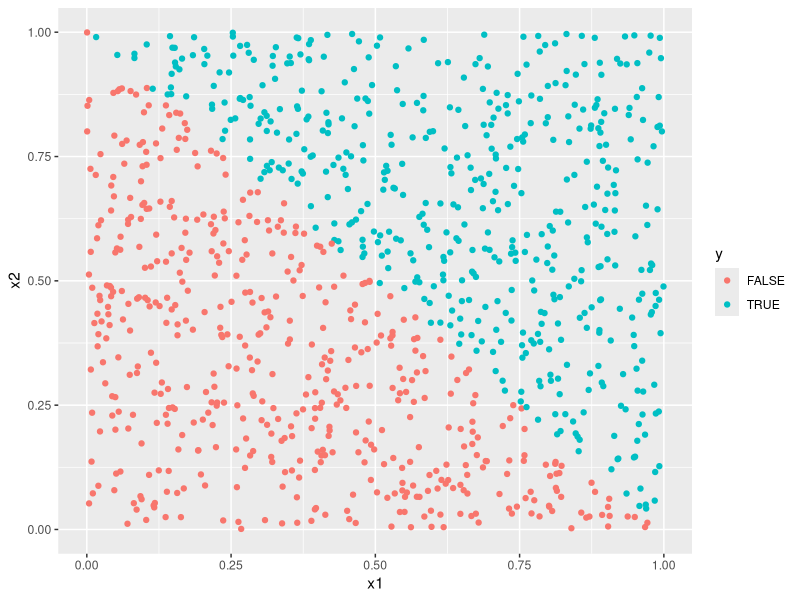
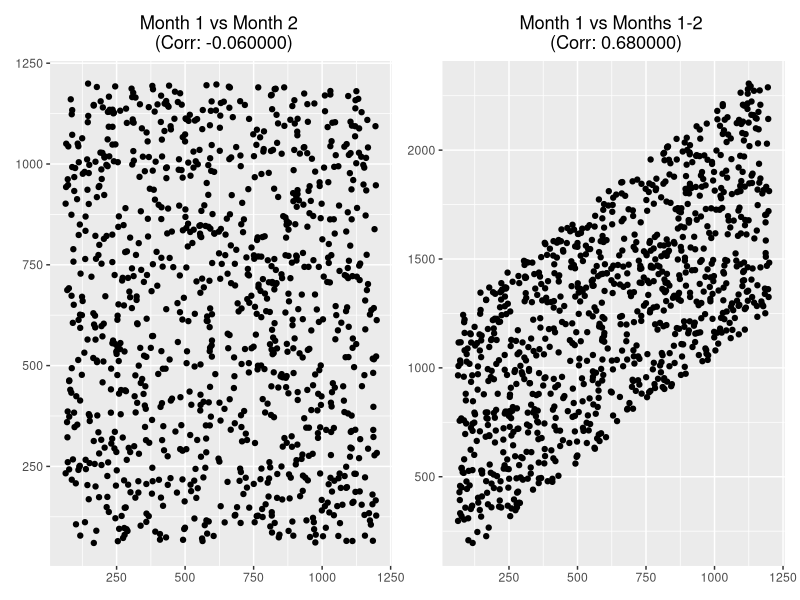
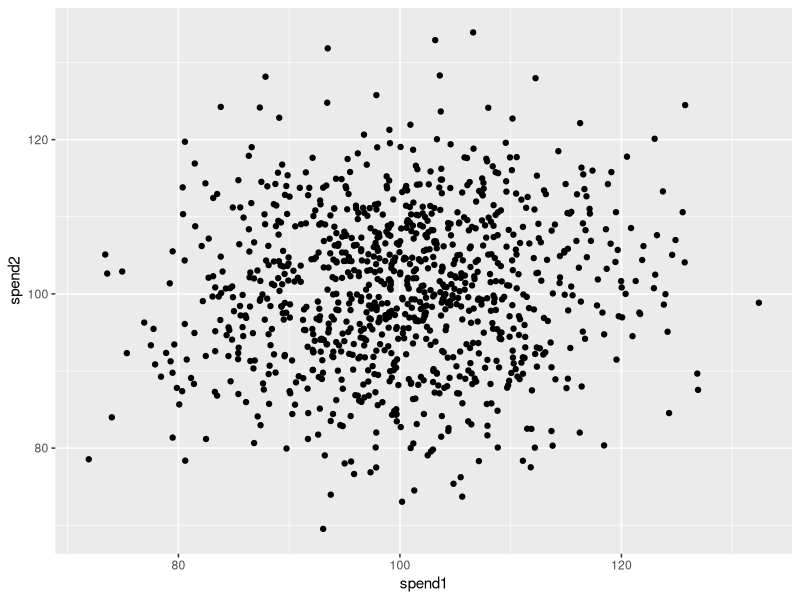
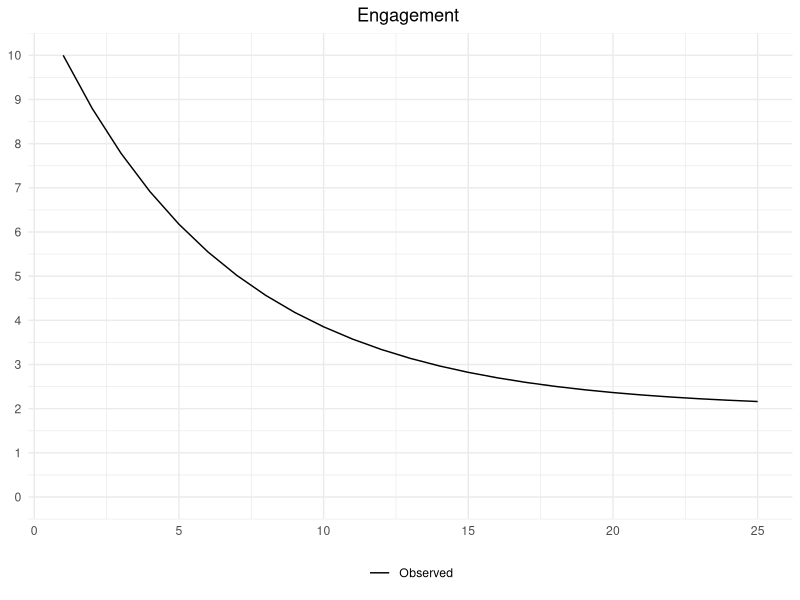
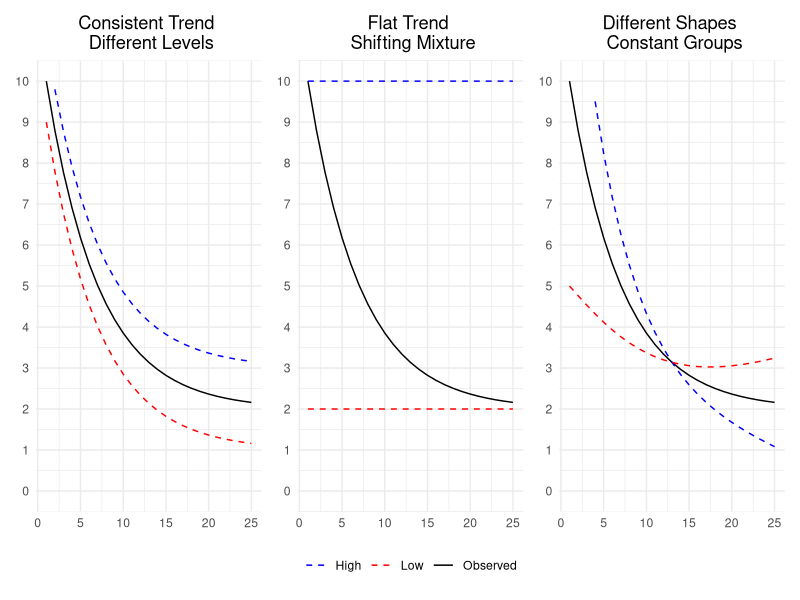
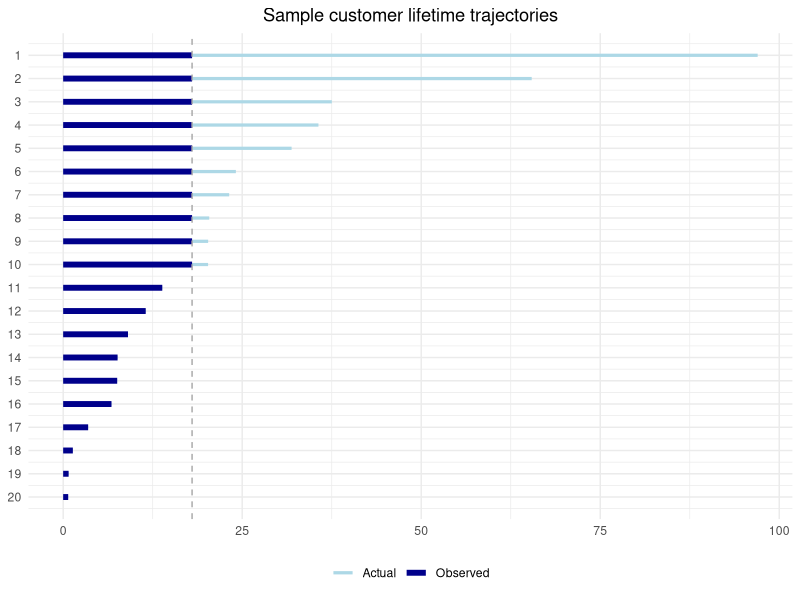

Recreate these plots in R, in order.
## ---- chunk 1
set.seed(123)

n <- 1000
x1 <- runif(n)
x2 <- runif(n)
y <- x1 + x2 > 1
df <- data.frame(x1, x2, y)

with(df, cor(x1, x2))
with(df[df$y,], cor(x1, x2))
## ---- chunk 2
library(ggplot2)

ggplot(df) +
  aes(x = x1, y = x2, col = y) +
  geom_point()
## ---- chunk 3
n <- 1000
minutes_month1 <- runif(n, 60, 1200)
minutes_month2 <- runif(n, 60, 1200) 
minutes_tot <- minutes_month1 + minutes_month2
df <- data.frame(minutes_month1, minutes_month2, minutes_tot)
## ---- chunk 4
corr_sep <- cor(minutes_month1, minutes_month2)
corr_sum <- cor(minutes_month1, minutes_tot)
## ---- chunk 5
library(ggplot2)
library(patchwork)

gg_sep <- 
  ggplot(df) +
  aes(minutes_month1, minutes_month2) +
  geom_point() +
  labs(title = sprintf('Month 1 vs Month 2 \n (Corr: %f)', round(corr_sep, 2))) +
  theme(
    axis.title = element_blank(),
    plot.title = element_text(hjust = 0.5))

gg_sum <-
  ggplot(df) +
  aes(minutes_month1, minutes_tot) +
  geom_point() +
  labs(title = sprintf('Month 1 vs Months 1-2 \n (Corr: %f)', round(corr_sum, 2))) +
  theme(
    axis.title = element_blank(),
    plot.title = element_text(hjust = 0.5))

gg_sep + gg_sum
## ---- chunk 6
set.seed(123)

n <- 1000
x <- rnorm(n)

random_test <- function(x) {
  
  indices <- sample(1:length(x), length(x)/2, replace = FALSE)
  group1 <- x[indices]
  group2 <- x[-indices]
  tt <- t.test(group1, group2)
  return(tt$p.value)
  
}

p <- vapply(1:10000, FUN = function(...) {random_test(x)}, FUN.VALUE = numeric(1))
sum(p < 0.05)
## ---- chunk 7
n_obsv <- 1000
n_vars <- 100
mat_cat <- matrix(
  data = rbinom(n_obsv * n_vars, 1, 0.5),
  nrow = n_obsv,
  ncol = n_vars
  )
mat_all <- cbind(x, mat_cat)
df <- as.data.frame(mat_all)
names(df) <- c("x", paste0("v", 1:n_vars))
head(df)
## ---- chunk 8
t.test(x ~ v1, data = df)$p.value
t.test(x ~ v2, data = df)$p.value
t.test(x ~ v3, data = df)$p.value
t.test(x ~ v4, data = df)$p.value
# etc.
## ---- chunk 9
t.test(x ~ v1, data = df[1:(n_obsv/2),])$p.value
t.test(x ~ v2, data = df[1:(n_obsv/2),])$p.value
t.test(x ~ v3, data = df[1:(n_obsv/2),])$p.value
t.test(x ~ v4, data = df[1:(n_obsv/2),])$p.value
t.test(x ~ v5, data = df[1:(n_obsv/2),])$p.value
t.test(x ~ v6, data = df[1:(n_obsv/2),])$p.value
t.test(x ~ v7, data = df[1:(n_obsv/2),])$p.value
t.test(x ~ v8, data = df[1:(n_obsv/2),])$p.value
t.test(x ~ v9, data = df[1:(n_obsv/2),])$p.value
t.test(x ~ v10, data = df[1:(n_obsv/2),])$p.value
t.test(x ~ v11, data = df[1:(n_obsv/2),])$p.value
t.test(x ~ v12, data = df[1:(n_obsv/2),])$p.value
t.test(x ~ v13, data = df[1:(n_obsv/2),])$p.value
t.test(x ~ v14, data = df[1:(n_obsv/2),])$p.value
t.test(x ~ v15, data = df[1:(n_obsv/2),])$p.value
t.test(x ~ v16, data = df[1:(n_obsv/2),])$p.value
t.test(x ~ v17, data = df[1:(n_obsv/2),])$p.value
t.test(x ~ v18, data = df[1:(n_obsv/2),])$p.value
t.test(x ~ v19, data = df[1:(n_obsv/2),])$p.value
## ---- chunk 10
t.test(x ~ v18, data = df[(n_obsv/2 + 1):n_obsv,])$p.value
## ---- chunk 11
set.seed(123)

n  <- 1000
mu <- 100
sd <- 10
spend1 <- rnorm(n, mu, sd)
spend2 <- rnorm(n, mu, sd)

df <- data.frame(spend1, spend2)
## ---- chunk 12
library(dplyr)

df %>% 
  group_by(spend1 > mu) %>%
  summarize_at(vars(starts_with("spend")), mean) %>%
  mutate(pct_change = round((spend2 - spend1) / spend1, 3))
## ---- chunk 13
df %>%
  mutate(spend1_bin = cut(spend1, 5)) %>%
  group_by(spend1_bin) %>%
  summarize_at(vars(starts_with("spend")), mean) %>%
  mutate(pct_change = round((spend2 - spend1) / spend1, 3))
## ---- chunk 14
df %>%
  mutate(spend1_bin = cut(spend1, 5)) %>%
  group_by(spend1_bin) %>%
  summarize(corr = cor(spend1, spend2))
## ---- chunk 15
mean(spend1 > spend2)
mean(spend1 < spend2)
## ---- chunk 16
sum((spend1 > mu) * (spend1 > spend2)) / sum(spend1 > mu)
sum((spend1 < mu) * (spend1 < spend2)) / sum(spend1 > mu)
## ---- chunk 17
library(ggplot2)

ggplot(df) +
  aes(x = spend1, y = spend2) + 
  geom_point()
## ---- chunk 18
hi_engagement <- 10
lo_engagement <- 2
pr_engagement <- 0.85^(0:24)
avg_engagement <- 10*pr_engagement + 2*(1-pr_engagement)

df <- 
  data.frame(
    t = 1:length(avg_engagement), 
    avg_engagement, 
    hi_engagement, 
    lo_engagement
    )
## ---- chunk 19
library(ggplot2)

gg <- 
ggplot(df) +
  aes(x = t, y = avg_engagement) +
  geom_line(aes(color = "Observed")) +
  scale_color_manual(values = c("Observed" = "black", "High" = "blue", "Low" = "red")) +
  scale_y_continuous(limits = c(0, 10), breaks = 0:10) +
  theme_minimal() +
  theme(
    legend.position = "bottom",
    legend.title = element_blank(),
    axis.title = element_blank(),
    plot.title = element_text(hjust = 0.5)
  ) +
  labs(title = "Engagement ")

gg
## ---- chunk 20
library(patchwork)

gg_v1 <-
  gg + 
  geom_line(aes(y = avg_engagement + 1, color = "High"), linetype = 2) +
  geom_line(aes(y = avg_engagement - 1, color = "Low"), linetype = 2) +
  labs(title = "Consistent Trend \n Different Levels")

gg_v2 <-
  gg + 
  geom_line(aes(y = hi_engagement, color = "High"), linetype = 2) +
  geom_line(aes(y = lo_engagement, color = "Low"), linetype = 2) +
  labs(title = "Flat Trend \n Shifting Mixture")

gg_v3 <-
  gg + 
  geom_line(aes(y = avg_engagement * seq(1.5, 0.5, length.out = 25), color = "High"), linetype = 2) +
  geom_line(aes(y = avg_engagement * (2 - seq(1.5, 0.5, length.out = 25)), color = "Low"), linetype = 2) +
  labs(title = "Different Shapes \n Constant Groups")

gg_v1 + gg_v2 + gg_v3 +
  plot_layout(guides = "collect") & theme(legend.position = 'bottom')
## ---- chunk 21

## ---- chunk 22
# time-to-event censored ----
set.seed(123)
n <- 1000
curr_time <- 18
mean_lifetime <- 24

lifetime <- rexp(n, rate = 1 / mean_lifetime)
mean(lifetime)
## ---- chunk 23
#> observed ----
lifetime_observed <- lifetime
lifetime_observed[lifetime > curr_time] <- NA
mean(lifetime_observed, na.rm = TRUE)
## ---- chunk 24
#> max ----
lifetime_max <- pmin(lifetime, curr_time)
mean(lifetime_max)
## ---- chunk 25
#> plot ----
library(ggplot2)
library(dplyr)
df <- data.frame(lifetime, lifetime_max, ind_censor = (lifetime > curr_time))
df_sub <- 
  df %>% 
  group_by(ind_censor) %>% 
  filter(row_number() <= 10) %>%
  ungroup() %>%
  arrange(desc(lifetime)) %>%
  mutate(id = row_number())
ggplot(df_sub) +
  aes(y = id, yend = id, x = 0) + 
  geom_segment(aes(xend = lifetime, color = "Actual"), size = 1.1) +
  geom_segment(aes(xend = lifetime_max, color = "Observed"), size = 2) +
  geom_vline(xintercept = curr_time, color = "darkgrey", linetype = 2) +
  scale_y_reverse(breaks = 1:20, labels = 1:20) +
  scale_color_manual(values = c("Observed" = "darkblue", "Actual" = "lightblue")) +
  labs(title = "Sample customer lifetime trajectories") +
  theme_minimal() +
  theme(
    axis.title = element_blank(),
    plot.title = element_text(hjust = 0.5),
    legend.title = element_blank(),
    legend.position = "bottom"
    )
## ---- chunk 26
#> quantile ----
sum(!is.na(lifetime_observed)) / n
lifetime_quantile <- lifetime_observed
lifetime_observed[is.na(lifetime_observed)] <- 100*curr_time
quantile(lifetime_observed, p = c(0.5))
## ---- chunk 27
rollout_time <- 12
used_feature <- (lifetime > rollout_time) * rbinom(n, size = 1, prob = 0.5)
aggregate(lifetime, by = list(used_feature), FUN = mean)
## ---- chunk 28
set.seed(123)
t <- t.test(rnorm(100), rnorm(100))
print(t)
t$p.value
## ---- chunk 29
pvals <- vapply(1:1000, FUN = function(x) t.test(rnorm(100), rnorm(100))$p.value, FUN.VALUE = numeric(1)) 
alpha <- 0.05
sum(pvals > (1-alpha/2) | pvals < alpha/2) / length(pvals)
## ---- chunk 30
get_prop_sign <- function(n = 1000, alpha = 0.05) {

  pvals <- vapply(1:n, FUN = function(x) t.test(rnorm(100), rnorm(100))$p.value, FUN.VALUE = numeric(1))
  prop <- sum(pvals > (1-alpha/2) | pvals < alpha/2) / length(pvals)
  return(prop)

}
